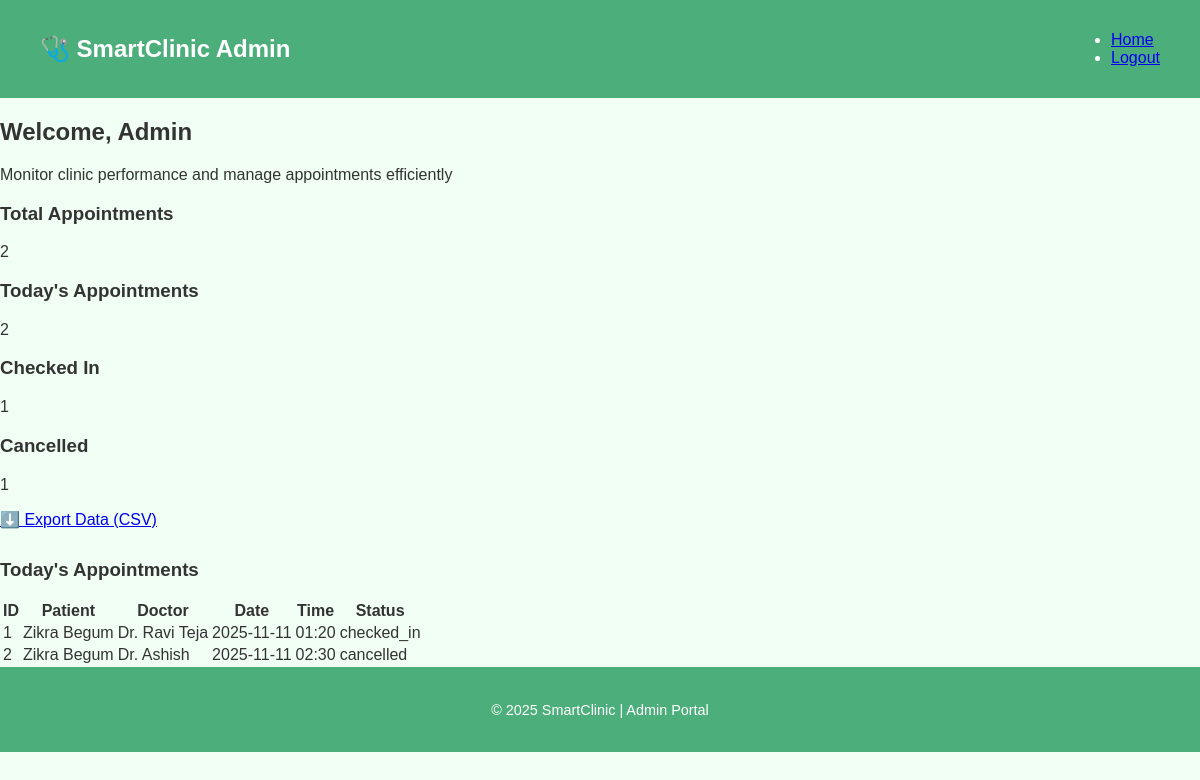
Page /admin (signed in) on the committed database.
### tables this page shows
CREATE TABLE appointments (
    id INTEGER PRIMARY KEY AUTOINCREMENT,
    patient_name TEXT NOT NULL,
    doctor_name TEXT NOT NULL,
    date TEXT NOT NULL,
    time TEXT NOT NULL,
    status TEXT DEFAULT 'pending',
    queue_number INTEGER
);

### app.py (the view)
@app.route('/admin')
@login_required
@role_required('admin')
def admin():
    conn = get_db_connection()
    total = conn.execute('SELECT COUNT(*) FROM appointments').fetchone()[0]
    today = datetime.now().date().isoformat()
    today_count = conn.execute('SELECT COUNT(*) FROM appointments WHERE date=?', (today,)).fetchone()[0]
    checked_in = conn.execute("SELECT COUNT(*) FROM appointments WHERE status='checked_in'").fetchone()[0]
    cancelled = conn.execute("SELECT COUNT(*) FROM appointments WHERE status='cancelled'").fetchone()[0]
    todays = conn.execute("SELECT * FROM appointments WHERE date=? ORDER BY time", (today,)).fetchall()
    conn.close()
    stats = {'total': total, 'today': today_count, 'checked_in': checked_in, 'cancelled': cancelled}
    return render_template('admin.html', stats=stats, todays=todays)

### app.py (called while the page is built)
def get_db_connection():
    conn = sqlite3.connect(DB)
    conn.row_factory = sqlite3.Row
    return conn

def login_required(f):
    @wraps(f)
    def decorated_function(*args, **kwargs):
        if 'user_id' not in session:
            flash("Please log in to access this page.", "error")
            return redirect(url_for('login', next=request.path))
        return f(*args, **kwargs)
    return decorated_function

def role_required(*allowed_roles):
    def decorator(f):
        @wraps(f)
        def decorated_function(*args, **kwargs):
            role = session.get('role')
            if role not in allowed_roles:
                flash("You do not have permission to access this page.", "error")
                return redirect(url_for('home'))
            return f(*args, **kwargs)
        return decorated_function
    return decorator

### templates/admin.html (shortened to what this page needs)
<!DOCTYPE html>
<html lang="en">
<head>
    <link rel="stylesheet" href="{{ url_for('static', filename='css/style.css') }}">
</head>
<body>
    <header>
        <nav class="navbar">
            <div class="logo">🩺 SmartClinic Admin</div>
            <ul>
                <li><a href="{{ url_for('home') }}">Home</a></li>
                <li><a href="{{ url_for('logout') }}">Logout</a></li>
            </ul>
        </nav>
    </header>
    <main class="dashboard-container">
        <h2>Welcome, {{ user['full_name'] if user else 'Admin' }}</h2>
        <p class="subtitle">Monitor clinic performance and manage appointments efficiently</p>
        <div class="stats-grid">
            <div class="stat-card blue">
                <h3>Total Appointments</h3>
                <p>{{ stats['total'] }}</p>
            </div>
            <div class="stat-card green">
                <h3>Today's Appointments</h3>
                <p>{{ stats['today'] }}</p>
            </div>
            <div class="stat-card orange">
                <h3>Checked In</h3>
                <p>{{ stats['checked_in'] }}</p>
            </div>
            <div class="stat-card red">
                <h3>Cancelled</h3>
                <p>{{ stats['cancelled'] }}</p>
            </div>
        </div>
        <div class="dashboard-actions">
            <a href="{{ url_for('export_csv') }}" class="btn-primary">⬇️ Export Data (CSV)</a>
        </div>
        <h3 style="margin-top:30px;">Today's Appointments</h3>
        <table class="styled-table">
            <thead>
                <tr>
                    <th>ID</th>
                    <th>Patient</th>
                    <th>Doctor</th>
                    <th>Date</th>
                    <th>Time</th>
                    <th>Status</th>
                </tr>
            </thead>
            <tbody>
                {% if todays %}
                    {% for appt in todays %}
                    <tr>
                        <td>{{ appt['id'] }}</td>
                        <td>{{ appt['patient_name'] }}</td>
                        <td>{{ appt['doctor_name'] }}</td>
                        <td>{{ appt['date'] }}</td>
                        <td>{{ appt['time'] }}</td>
                        <td>{{ appt['status'] }}</td>
                    </tr>
                    {% endfor %}
                {% else %}
                    <tr><td colspan="6" class="empty-row">No appointments today.</td></tr>
                {% endif %}
            </tbody>
        </table>
    </main>
    <footer>
        <p>© 2025 SmartClinic | Admin Portal</p>
    </footer>
</body>
</html>

### static/css/style.css (style rules this page uses)
body { margin: 0; font-family: 'Poppins', sans-serif; background: #f0fef3; color: #333; }
.navbar { display: flex; justify-content: space-between; align-items: center; background: #4cae7b; color: white; padding: 15px 40px; }
.navbar .logo { font-weight: bold; font-size: 1.5em; }
footer { text-align: center; background: #4cae7b; color: white; padding: 20px; font-size: 0.9em; }

### rows in the picture
appointments: id "1", patient_name "Zikra Begum", doctor_name "Dr. Ravi Teja", date "2025-11-11", time "01:20", status "checked_in"
appointments: id "2", patient_name "Zikra Begum", doctor_name "Dr. Ashish", date "2025-11-11", time "02:30", status "cancelled"

### other values in the picture
{{ user['full_name'] if user else 'Admin' }} "Admin"
{{ stats['total'] }} "2"
{{ stats['today'] }} "2"
{{ stats['checked_in'] }} "1"
{{ stats['cancelled'] }} "1"
